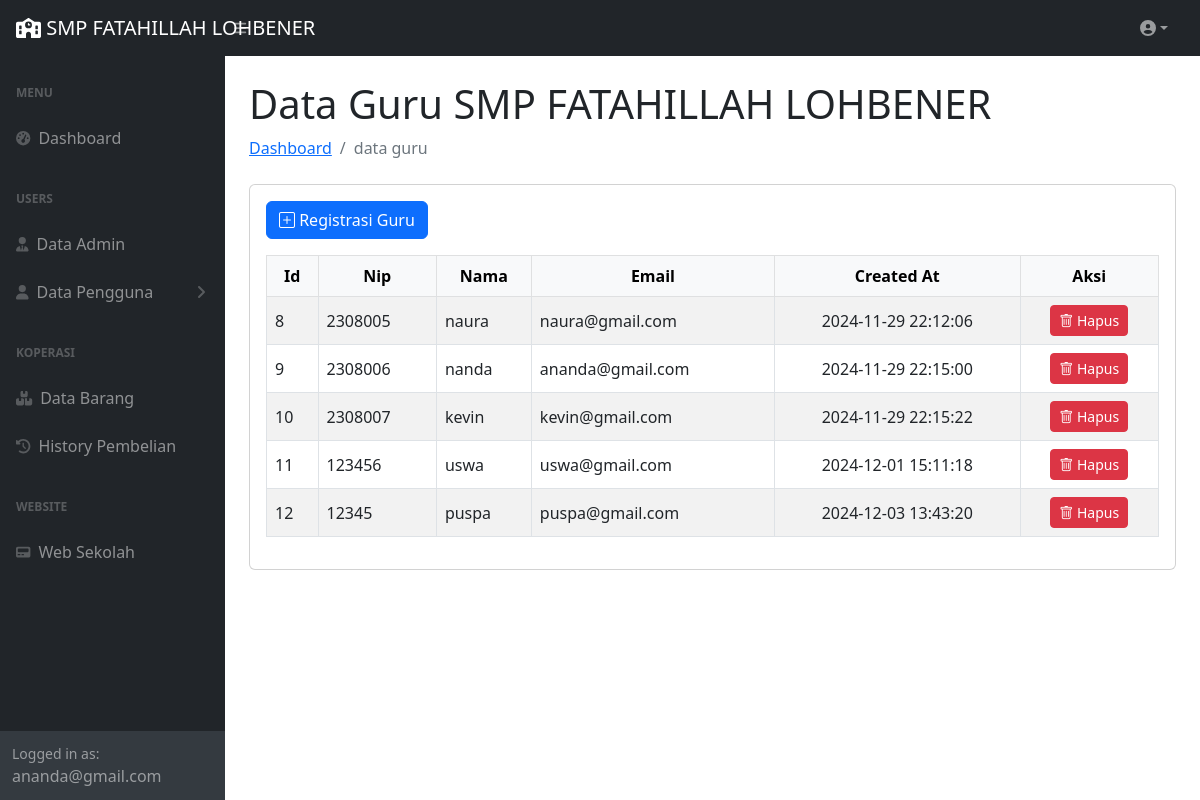
/page/guru/guru.php (signed in), run on the app's committed database.
### tables this page shows
CREATE TABLE `guru` (
  `id_guru` int(2) NOT NULL,
  `nip` int(18) NOT NULL,
  `nama` varchar(255) NOT NULL,
  `email` varchar(255) NOT NULL,
  `password` varchar(8) NOT NULL,
  `created_at` datetime NOT NULL DEFAULT current_timestamp()
);

### page/guru/guru.php (the view, shortened to what this page needs)
<?php
include '../../koneksi.php';
$query = "SELECT * FROM guru";
$result = $koneksi->query($query);
?>
<!DOCTYPE>
<html>
    <head>
    <link href="../../assets/css/styles.css" rel="stylesheet" />
    </head>
    <body class="sb-nav-fixed">
        <main>
            <div class="container-fluid px-4">
                <h1 class="mt-4">Data Guru SMP FATAHILLAH LOHBENER</h1>
                <ol class="breadcrumb mb-4">
                    <li class="breadcrumb-item"><a href="../../index.php">Dashboard</a></li>
                    <li class="breadcrumb-item active">data guru</li>
                </ol>
                <div class="card mb-4">
                    <div class="card-body">
                        <a href="../../../front/registrasiguru.php" class="btn btn-primary mb-3"><i class="bi bi-plus-square"></i> Registrasi Guru</a>
                        <table class="table table-bordered table-striped table-hover align-middle">
                            <thead class="table-light">
                                <tr align="center">
                                    <th>Id</th>
                                    <th>Nip</th>
                                    <th>Nama</th>
                                    <th>Email</th>
                                    <th>Created At</th>
                                    <th>Aksi</th>
                                </tr>
                            </thead>
                            <tbody>
                                <?php while ($row = $result->fetch_assoc()): ?>
                                <tr>
                                    <td><?= htmlspecialchars($row['id_guru']) ?></td>
                                    <td><?= htmlspecialchars($row['nip']) ?></td>
                                    <td><?= htmlspecialchars($row['nama']) ?></td>
                                    <td><?= htmlspecialchars($row['email']) ?></td>
                                    <td class="text-center"><?= htmlspecialchars($row['created_at']) ?></td>
                                    <td class="text-center">
                                        <a href="hapus.php?id=<?= $row['id_guru'] ?>" class="btn btn-sm btn-danger" onclick="return confirm('Apakah Anda yakin ingin menghapus pengguna ini?')"><i class="bi bi-trash"></i> Hapus</a>
                                    </td>
                                </tr>
                                <?php endwhile; ?>
                            </tbody>
                        </table>
                    </div>
                </div>
            </div>
        </main>
    </body>
</html>
<?php
include '../../layout.php';
?>

### data on the page
guru: id_guru "8", nip "2308005", nama "naura", email "naura@gmail.com", created_at "2024-11-29 22:12:06"
guru: id_guru "9", nip "2308006", nama "nanda", email "ananda@gmail.com", created_at "2024-11-29 22:15:00"
guru: id_guru "10", nip "2308007", nama "kevin", email "kevin@gmail.com", created_at "2024-11-29 22:15:22"
guru: id_guru "11", nip "123456", nama "uswa", email "uswa@gmail.com", created_at "2024-12-01 15:11:18"
guru: id_guru "12", nip "12345", nama "puspa", email "puspa@gmail.com", created_at "2024-12-03 13:43:20"

### other printed values
$_SESSION["email"] "ananda@gmail.com"
